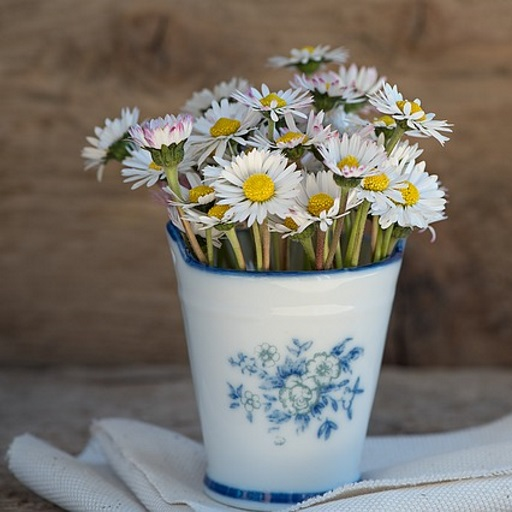
#> input picture test_data/natural_image.jpg, 512 x 512 px
$ python cross_correlation.py
#> lines starting #> are read from the running program, lines starting #| are printed output that depends on the picture; long printed decimals are rounded
#> in load_image, data is the input picture: shape (512, 512, 3); mean B, G, R 108.3, 116.2, 121.3
#!/usr/bin/env python
'''
Just the cross-correlation module as a Python class.
Only depends on numpy, which means porting to C++/CUDA is much easier
than if we were to also depend on OpenCV.

Running this script in isolation will do a simple sanity check.
'''


import numpy as np

class Cross_Correlator:

    def __init__(self, frame, template_shape):
#> called with template_shape = (50, 50)
        self.template_shape = template_shape
        self.frame_shape = frame.shape
#> self.frame_shape = (512, 512)
        self._precomputation(frame)

    def _precomputation(self, frame):
        template_shape = self.template_shape

        ### ==== STEPS THAT DEPEND ON FRAME

        # Calculate the variance at each spot. (This can ordinarily be pre-computed)
        sums = np.cumsum(np.cumsum(frame, axis=0), axis=1)
        sums_sq = np.cumsum(np.cumsum(np.square(frame), axis=0), axis=1)

        # Add an extra column and row of zeros:
        sums = np.pad(sums, ((1, 0), (1, 0)), mode='constant')
#> sums: shape (513, 513) float64
        sums_sq = np.pad(sums_sq, ((1, 0), (1, 0)), mode='constant')
#> sums_sq: shape (513, 513) float64

        ### ==== STEPS THAT DEPEND ON KNOWN TEMPLATE SIZE

        def compute_variance():
            n = template_shape[0] * template_shape[1]

            tx = template_shape[0]
            ty = template_shape[1]

            sum_sq_a = sums_sq[:-tx, :-ty]
            sum_sq_b = sums_sq[tx:, :-ty]
            sum_sq_c = sums_sq[:-tx, ty:]
            sum_sq_d = sums_sq[tx:, ty:]

            sum_a = sums[:-tx, :-ty]
            sum_b = sums[tx:, :-ty]
            sum_c = sums[:-tx, ty:]
            sum_d = sums[tx:, ty:]

            windowed_sum_sq = sum_sq_d + sum_sq_a - sum_sq_b - sum_sq_c
            windowed_sum = sum_d + sum_a - sum_b - sum_c

            windowed_avg_sq = windowed_sum_sq / n
            windowed_avg = windowed_sum / n
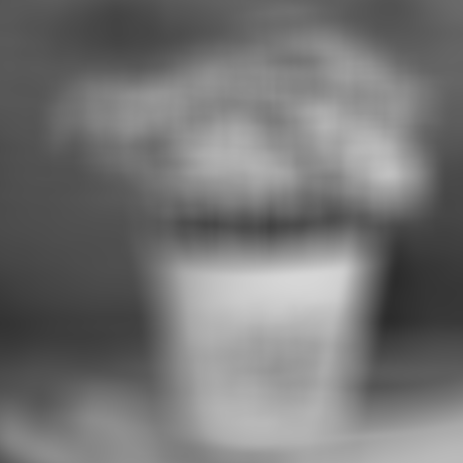
#> windowed_avg: shape (463, 463) float64; min 0.174, max 0.843, mean 0.461

            # nE[(X - E[X])^2] = n(E[X^2] - E[X]^2)
            return n * (windowed_avg_sq - np.square(windowed_avg))
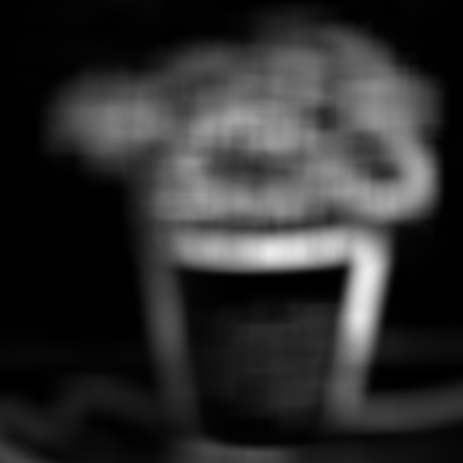
#> returned value: shape (463, 463) float64; min 0.2, max 236.4, mean 46.2

        # Variances. Also pre-computable
        self.frame_sigma = np.sqrt(compute_variance())
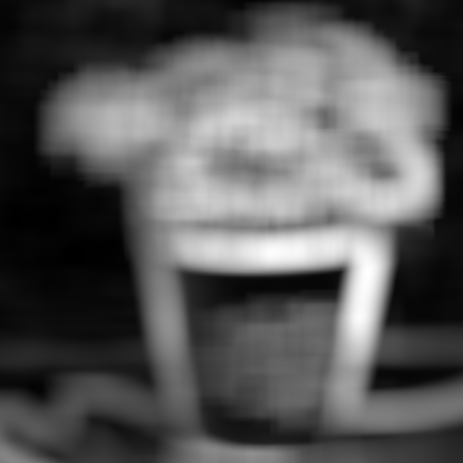
#> self.frame_sigma: shape (463, 463) float64; min 0.447, max 15.38, mean 5.57; drawn with min black and max white

        frame_padded = np.pad(frame,
            ((0, template_shape[0] - 1), (0, template_shape[1] - 1)), mode='mean')
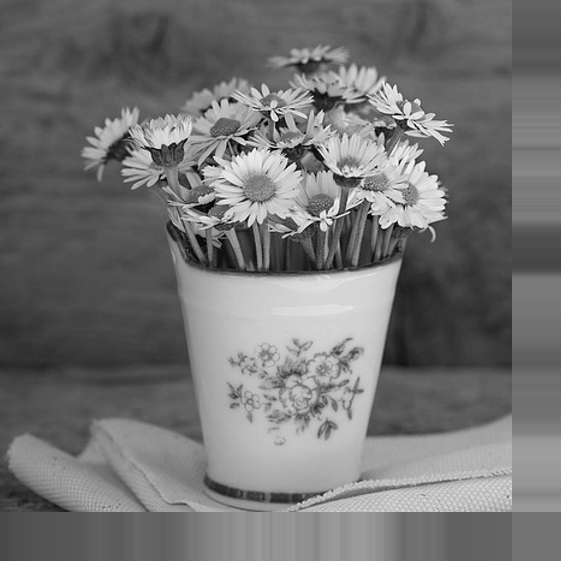
#> frame_padded: shape (561, 561) float64; min 0, max 0.995, mean 0.452

        self.frame_fft = np.fft.fft2(frame_padded)

    def match(self, template):
        '''
        Perform a match with the given template, returning the
        normalized cross correlation map. (Sometimes called "gamma").
        The brightest spot corresponds to the best-matching location of
        the given template from the frame
        '''

        ### ==== STEPS THAT DEPEND ON TEMPLATE
        template_shape = self.template_shape
        frame_shape = self.frame_shape
#> frame_shape = (512, 512)
        assert(np.all(template.shape == template_shape))
        template = template - np.mean(template)
        template_sigma = np.sqrt(np.sum(np.square(template - np.mean(template))))
#> template_sigma = 3.63
        template_flipped_padded = np.pad(template[::-1,::-1],
            ((0, frame_shape[0] - 1), (0, frame_shape[1] - 1)), mode='constant')
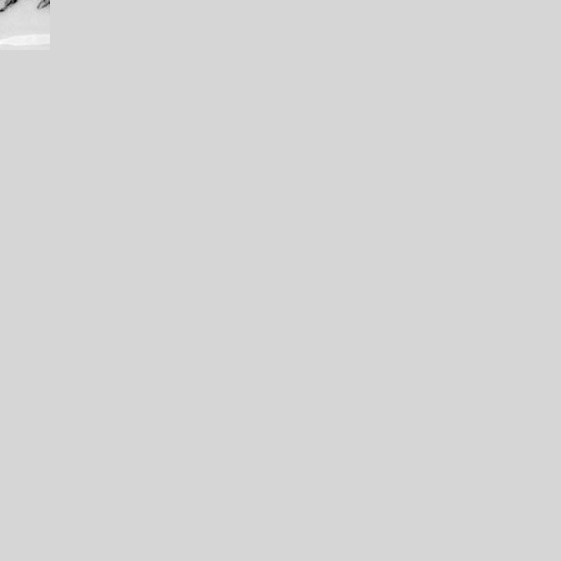
#> template_flipped_padded: shape (561, 561) float64; min -0.488, max 0.0927, mean 1.36e-18; drawn with min black and max white
        template_fft = np.fft.fft2(template_flipped_padded)

        result = np.fft.ifft2(self.frame_fft * template_fft)
        result = np.real(result)
        result = result[template_shape[0] - 1:-(template_shape[0] - 1), template_shape[1] - 1:-(template_shape[1] - 1)]
#> result: shape (463, 463) float64
        result /= self.frame_sigma
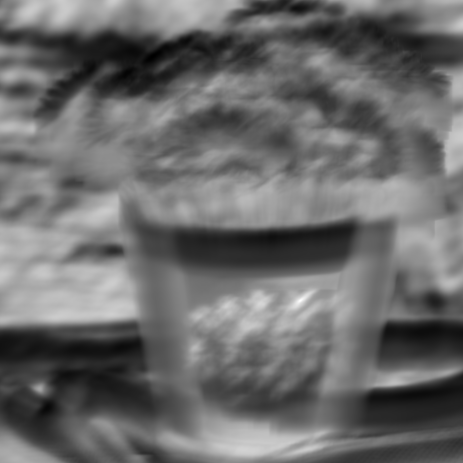
#> result: shape (463, 463) float64; min -2.73, max 3.63, mean -0.0487; drawn with min black and max white
        result /= template_sigma

        return result


# Demo when running the file standalone.
# Will compare results between OpenCV and our implementation.
# Checks that the results are identical within rounding error (OpenCV uses lower bit precision)
def demo():
    import cv2


    def remap_to_zero_to_one(arr):
        return (arr - np.min(arr)) / (np.max(arr) - np.min(arr))

    def match_opencv(frame, template):
        frame = (frame * 255).astype(np.uint8)
        template = (template * 255).astype(np.uint8)
        cross = cv2.matchTemplate(frame, template, cv2.TM_CCOEFF_NORMED)
        cross = cross.astype(np.float64)
        return cross
    def save_image(image, fname):
#> called with fname = 'example_fft_based.png'
        cv2.imwrite(fname, (np.clip(image, 0, 1) * 255).astype(np.uint8))

    def load_image(fname):
        data = cv2.imread(fname)
        data = np.mean(data, axis=2)
        data = data.astype(np.float64)
        data /= 255
        return data

    frame = load_image('test_data/natural_image.jpg')
    template = frame[300:350, 300:350].copy()

    # using cross correlator
    my_cc = Cross_Correlator(frame, template.shape)

    my_gamma = my_cc.match(template)

    opencv_gamma = match_opencv(frame, template)

    save_image(my_gamma, 'example_fft_based.png')
    save_image(opencv_gamma, 'example_opencv_based.png')

    abs_diff = np.abs(my_gamma - opencv_gamma)
    save_image(abs_diff, 'example_abs_diff.png')
#> call 3 of save_image, with fname = 'example_abs_diff.png'
#> in save_image (call 3), `cv2.imwrite(fname, (np.clip(image, 0, 1) * 255).astype(np.uint8))`:
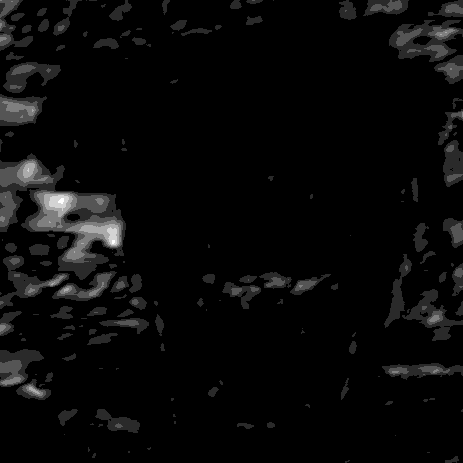
#> saved as example_abs_diff.png: shape (463, 463); min 0, max 6, mean 0.212; drawn with min black and max white

    print('Max absolute error: {}'.format(np.max(abs_diff)))
#| Max absolute error: 0.02523
    print('Mean absolute error: {}'.format(np.mean(abs_diff)))
#| Mean absolute error: 0.002336
    save_image(remap_to_zero_to_one(abs_diff), 'example_abs_diff_normalized.png')

if __name__ == '__main__':
    demo()

$ run again, with test_data/20160R_V006_Reference.png saved as test_data/natural_image.jpg
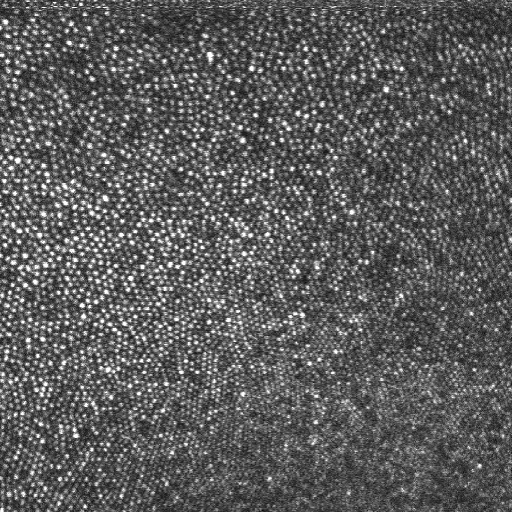
#> input picture test_data/20160R_V006_Reference.png, 512 x 512 px
#> in load_image, data is the input picture: shape (512, 512, 3); min 6, max 255, mean 91.7
#> template_sigma = 7.44
#> in save_image, `cv2.imwrite(fname, (np.clip(image, 0, 1) * 255).astype(np.uint8))`:
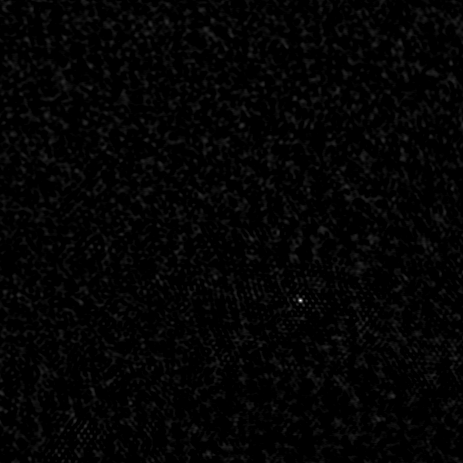
#> saved as example_fft_based.png: shape (463, 463); min 0, max 255, mean 4.2
#> in demo, `abs_diff = np.abs(my_gamma - opencv_gamma)`:
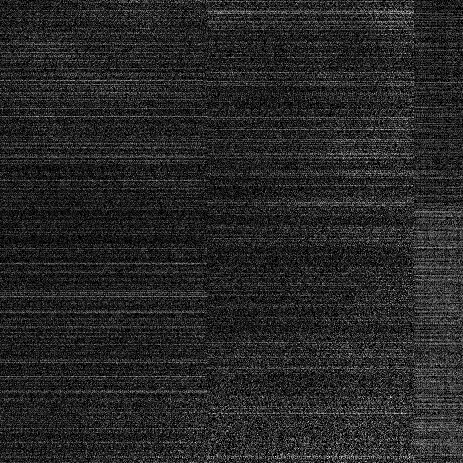
#> abs_diff: shape (463, 463) float64; min 2.12e-15, max 3.32e-06, mean 5.03e-07; drawn with min black and max white
#| Max absolute error: 3.324876244480482e-06
#| Mean absolute error: 5.026503948126946e-07

$ run again, with test_data/20160R_V006_Reference2.png saved as test_data/natural_image.jpg
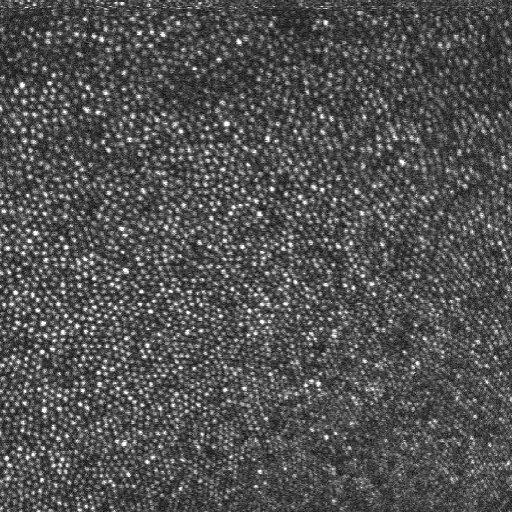
#> input picture test_data/20160R_V006_Reference2.png, 512 x 512 px
#> in load_image, data is the input picture: shape (512, 512, 3); min 4, max 255, mean 81.4
#> in _precomputation, `frame_padded = np.pad(frame, ((0, template_shape[0] - 1), (0, template..`:
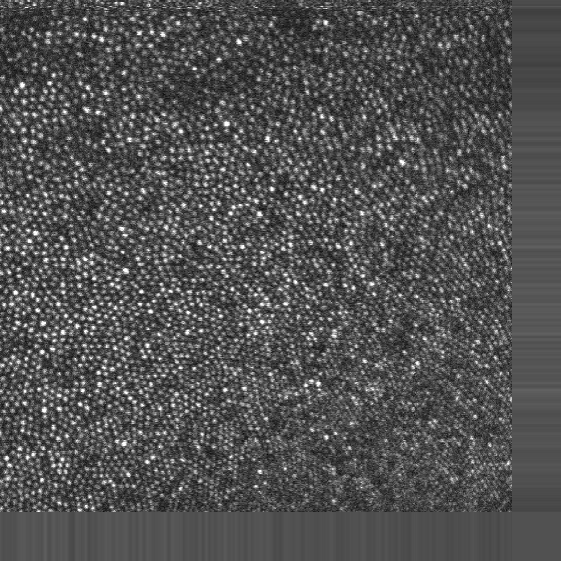
#> frame_padded: shape (561, 561) float64; min 0.0157, max 1, mean 0.319
#> template_sigma = 7.68
#> in demo, `abs_diff = np.abs(my_gamma - opencv_gamma)`:
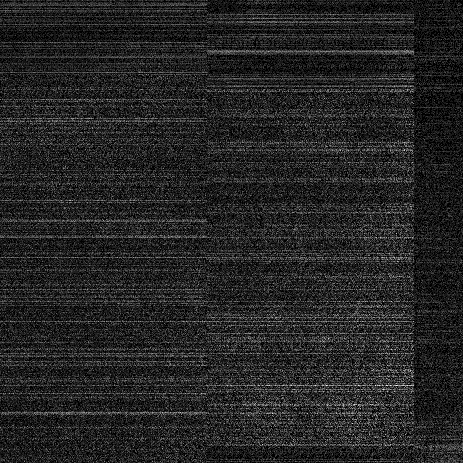
#> abs_diff: shape (463, 463) float64; min 5.32e-15, max 3.32e-06, mean 4.83e-07; drawn with min black and max white
#| Max absolute error: 3.323190448434321e-06
#| Mean absolute error: 4.830447770937896e-07

$ run again, with test_data/better0.png saved as test_data/natural_image.jpg
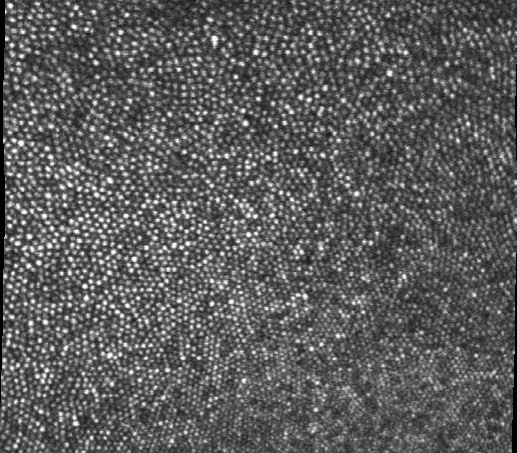
#> input picture test_data/better0.png, 517 x 453 px
#> in load_image, data is the input picture: shape (453, 517, 3); min 0, max 255, mean 91.9
#> template_sigma = 6.69
#> in demo, `abs_diff = np.abs(my_gamma - opencv_gamma)`:
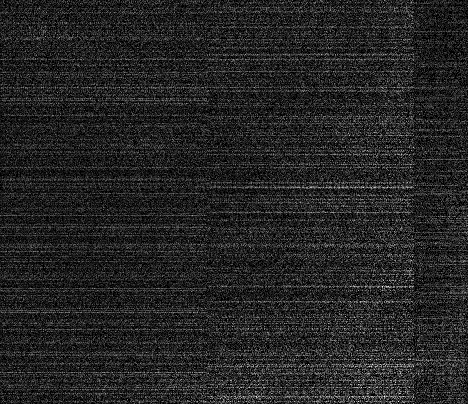
#> abs_diff: shape (404, 468) float64; min 1.05e-14, max 4.11e-06, mean 5.94e-07; drawn with min black and max white
#| Max absolute error: 4.105626438623104e-06
#| Mean absolute error: 5.943244639011161e-07
